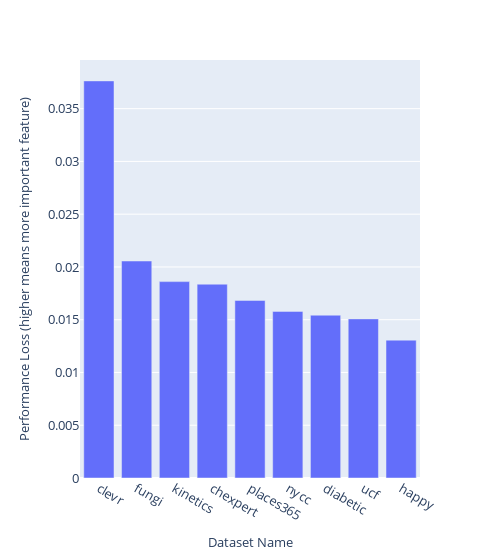

Here is the notebook cell this chart was saved with:
### Code cell
# Calculate the difference from 'full' variant
# sort by mean_score
data = data.sort_values(by="mean", ascending=False)
display_custom(data)
# print a list of all items in Names
print(data["Name"].values)
full_score = data[data['Name'] == 'full']['mean'].values[0]
data['Score Difference'] = data['mean'] - full_score
# rename pokemonblipcaptions to pokemonblip
data["Name"] = data["Name"].str.replace("pokemonblipcaptions", "pokemonblip")
data["Name"] = data["Name"].str.replace("newyorkercaptioncontest", "nycc")
# drop row with Name=full
data = data[data.Name != 'full']
font_size = 13
# Create a line chart with markers using Plotly
fig = px.bar(data, x='Name', y='Score Difference', labels={'Name': 'Dataset Name', 'Score Difference':'Performance Loss (higher means more important feature)'})
fig.update_layout(
    # height=300,
    width=500,
    showlegend=False,
    font=dict(size=font_size),  # Global font size
    yaxis=dict(
        title_font=dict(size=font_size),  # Y-axis title font size
        tickfont=dict(size=font_size),  # Y-axis tick font size
    ),
    xaxis=dict(
        title_font=dict(size=font_size),  # X-axis title font size (if any)
        tickfont=dict(size=font_size),  # X-axis tick font size
    ),
    # margin=dict(l=20, r=20, t=20, b=20),  # margins
    
)

# Save the figure as a PDF file
fig.write_image("paper/k=9.pdf")
# Show the figure
fig.show()

### Figure 1 — Plotly figure (JSON) as saved in the notebook; plotly's stock layout.template omitted (floating-point values rounded to 4 significant figures)
{"data": [{"alignmentgroup": "True", "hovertemplate": "Dataset Name=%{x}<br>Performance Loss (higher means more important feature)=%{y}<extra></extra>", "legendgroup": "", "marker": {"color": "#636efa", "pattern": {"shape": ""}}, "name": "", "offsetgroup": "", "orientation": "v", "showlegend": false, "textposition": "auto", "type": "bar", "x": ["clevr", "fungi", "kinetics", "chexpert", "places365", "nycc", "diabetic", "ucf", "happy"], "xaxis": "x", "y": [0.03763, 0.02056, 0.01861, 0.01837, 0.01683, 0.01579, 0.01543, 0.01508, 0.01306], "yaxis": "y"}], "layout": {"barmode": "relative", "font": {"size": 13}, "legend": {"tracegroupgap": 0}, "margin": {"t": 60}, "showlegend": false, "width": 500, "xaxis": {"anchor": "y", "domain": [0, 1], "tickfont": {"size": 13}, "title": {"font": {"size": 13}, "text": "Dataset Name"}}, "yaxis": {"anchor": "x", "domain": [0, 1], "tickfont": {"size": 13}, "title": {"font": {"size": 13}, "text": "Performance Loss (higher means more important feature)"}}}}
